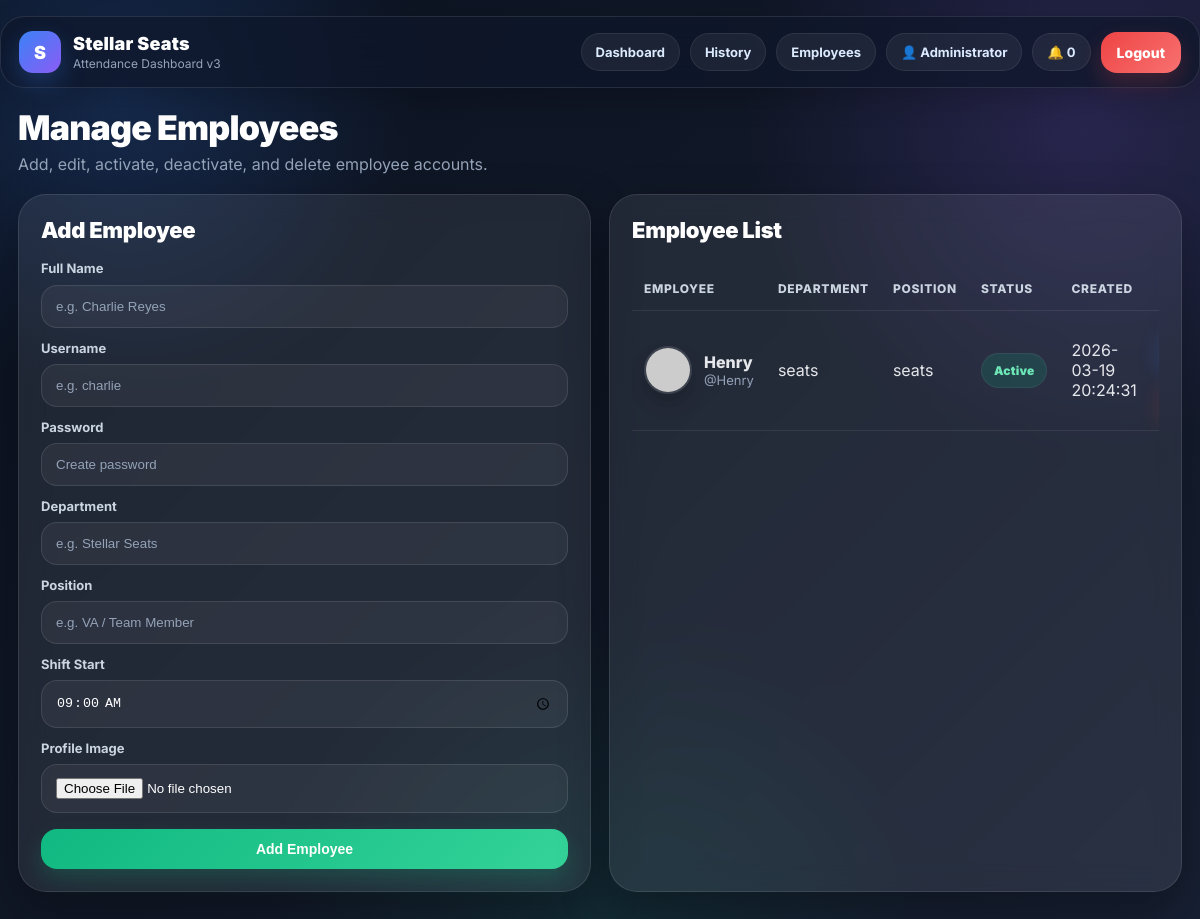
The page /admin/employees (signed in) on the database its author committed.
### tables this page shows
CREATE TABLE users (
            id INTEGER PRIMARY KEY AUTOINCREMENT,
            full_name TEXT NOT NULL,
            username TEXT NOT NULL UNIQUE,
            password_hash TEXT NOT NULL,
            role TEXT NOT NULL DEFAULT 'employee',
            profile_image TEXT,
            created_at TEXT NOT NULL
        , department TEXT DEFAULT 'Stellar Seats', position TEXT DEFAULT 'Employee', is_active INTEGER NOT NULL DEFAULT 1, shift_start TEXT DEFAULT '09:00');

### app.py (the view, shortened to what this page needs)
@app.route("/admin/employees", methods=["GET", "POST"])
@login_required(role="admin")
def manage_employees():
    employees = fetchall("""
        SELECT * FROM users
        WHERE role = 'employee'
        ORDER BY id DESC
    """)
    return render_template("manage_employees.html", employees=employees)

### app.py (called while the page is built)
def using_postgres():
    return bool(DATABASE_URL) and POSTGRES_ENABLED

def get_db():
    if "db" not in g:
        if using_postgres():
            g.db = psycopg2.connect(DATABASE_URL)
        else:
            g.db = sqlite3.connect(SQLITE_DATABASE)
            g.db.row_factory = sqlite3.Row
    return g.db

def fetchone(query, params=()):
    db = get_db()
    if using_postgres():
        with db.cursor(cursor_factory=psycopg2.extras.RealDictCursor) as cur:
            cur.execute(convert_query(query), params)
            return cur.fetchone()
    cur = db.execute(query, params)
    return cur.fetchone()

def fetchall(query, params=()):
    db = get_db()
    if using_postgres():
        with db.cursor(cursor_factory=psycopg2.extras.RealDictCursor) as cur:
            cur.execute(convert_query(query), params)
            return cur.fetchall()
    cur = db.execute(query, params)
    return cur.fetchall()

def login_required(role=None):
    def decorator(f):
        @wraps(f)
        def wrapped(*args, **kwargs):
            if "user_id" not in session:
                flash("Please log in first.", "warning")
                return redirect(url_for("login"))
            user = get_user_by_id(session["user_id"])
            if not user:
                session.clear()
                flash("Your session expired. Please log in again.", "warning")
                return redirect(url_for("login"))
            if role and session.get("role") != role:
                flash("Access denied.", "danger")
                if session.get("role") == "admin":
                    return redirect(url_for("admin_dashboard"))
                return redirect(url_for("dashboard"))
            return f(*args, **kwargs)
        return wrapped
    return decorator

def get_user_by_id(user_id):
    return fetchone("SELECT * FROM users WHERE id = ?", (user_id,))

@app.context_processor
def inject_globals():
    user = None
    unread_count = 0
    if session.get("user_id"):
        user = get_user_by_id(session["user_id"])
        if user:
            unread = fetchone("""
                SELECT COUNT(*) AS cnt FROM notifications
                WHERE user_id = ? AND is_read = 0
            """, (session["user_id"],))
            unread_count = unread["cnt"] if unread else 0
    return dict(
        current_user=user,
        unread_count=unread_count,
        is_image=is_image,
        format_datetime_12h=format_datetime_12h,
        format_time_12h=format_time_12h
    )

### templates/manage_employees.html (shortened to what this page needs)
{% extends "base.html" %}
{% block content %}
<div class="hero">
    <div>
        <h1>Manage Employees</h1>
        <p class="muted" style="margin-top:8px;">Add, edit, activate, deactivate, and delete employee accounts.</p>
    </div>
</div>
<div class="grid grid-2">
    <div class="card">
        <div class="section-title">Add Employee</div>
        <form method="POST" enctype="multipart/form-data">
            <label>Full Name</label>
            <input class="input" type="text" name="full_name" placeholder="e.g. Charlie Reyes" required>
            <label style="display:block; margin-top:12px;">Username</label>
            <input class="input" type="text" name="username" placeholder="e.g. charlie" required>
            <label style="display:block; margin-top:12px;">Password</label>
            <input class="input" type="password" name="password" placeholder="Create password" required>
            <label style="display:block; margin-top:12px;">Department</label>
            <input class="input" type="text" name="department" placeholder="e.g. Stellar Seats">
            <label style="display:block; margin-top:12px;">Position</label>
            <input class="input" type="text" name="position" placeholder="e.g. VA / Team Member">
            <label style="display:block; margin-top:12px;">Shift Start</label>
            <input class="input" type="time" name="shift_start" value="09:00">
            <label style="display:block; margin-top:12px;">Profile Image</label>
            <input class="file-input" type="file" name="profile_image">
            <button class="btn btn-success" type="submit" style="width:100%; margin-top:16px;">
                Add Employee
            </button>
        </form>
    </div>
    <div class="card">
        <div class="section-title">Employee List</div>
        {% if employees %}
            <div style="overflow-x:auto;">
                <table>
                    <thead>
                        <tr>
                            <th>Employee</th>
                            <th>Department</th>
                            <th>Position</th>
                            <th>Status</th>
                            <th>Created</th>
                            <th>Actions</th>
                        </tr>
                    </thead>
                    <tbody>
                        {% for emp in employees %}
                        <tr>
                            <td>
                                <div class="row-user">
                                    {% if emp.profile_image %}
                                        <img class="avatar" src="{{ url_for('uploaded_file', filename=emp.profile_image) }}" alt="avatar">
                                    {% else %}
                                        <img class="avatar" src="https://via.placeholder.com/46x46.png?text=U" alt="avatar">
                                    {% endif %}
                                    <div>
                                        <div style="font-weight:800;">{{ emp.full_name }}</div>
                                        <div class="small muted">@{{ emp.username }}</div>
                                    </div>
                                </div>
                            </td>
                            <td>{{ emp.department }}</td>
                            <td>{{ emp.position }}</td>
                            <td>
                                {% if emp.is_active == 1 %}
                                    <span class="status status-green">Active</span>
                                {% else %}
                                    <span class="status status-red">Inactive</span>
                                {% endif %}
                            </td>
                            <td>{{ emp.created_at }}</td>
                            <td>
                            </td>
                        </tr>
                        {% endfor %}
                    </tbody>
                </table>
            </div>
        {% else %}
            <p class="muted">No employees yet.</p>
        {% endif %}
    </div>
</div>
{% endblock %}

### templates/base.html (shortened to what this page needs)
<!DOCTYPE html>
<html lang="en">
<head>
</head>
<body>
{% if session.get('user_id') %}
<div class="navbar">
    <div class="brand-wrap">
        <div class="brand-logo">S</div>
        <div class="brand">
            <div class="brand-title">Stellar Seats</div>
            <div class="brand-sub">Attendance Dashboard v3</div>
        </div>
    </div>
    <div class="nav-right">
        {% if session.get('role') == 'admin' %}
            <a class="pill-link" href="{{ url_for('admin_dashboard') }}">Dashboard</a>
            <a class="pill-link" href="{{ url_for('admin_history') }}">History</a>
            <a class="pill-link" href="{{ url_for('manage_employees') }}">Employees</a>
        {% else %}
            <a class="pill-link" href="{{ url_for('dashboard') }}">Dashboard</a>
            <a class="pill-link" href="{{ url_for('employee_history') }}">History</a>
            <a class="pill-link" href="{{ url_for('employee_profile') }}">Profile</a>
        {% endif %}
        <span class="pill-link">👤 {{ session.get('full_name') }}</span>
        <span class="pill-link">🔔 {{ unread_count }}</span>
        <a class="btn btn-danger" href="{{ url_for('logout') }}">Logout</a>
    </div>
</div>
{% endif %}
<div class="page-shell">
    <div class="container">
        {% block content %}{% endblock %}
    </div>
</div>
</body>
</html>

### rows shown on the page
users: get "Administrator"
users: full_name "Henry", username "Henry", department "seats", position "seats", is_active "Active", created_at "2026-03-19 20:24:31"

### other values the page prints
{{ unread_count }} "0"
